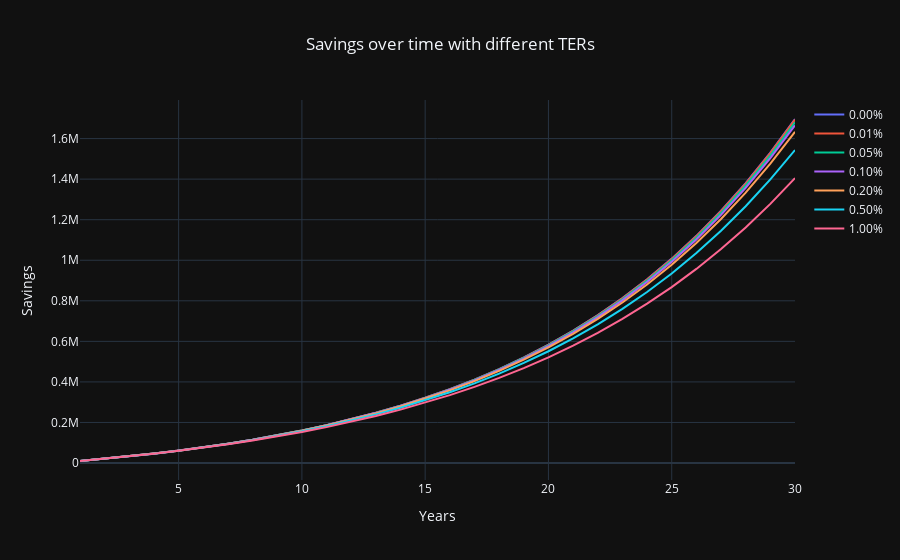

Notebook code cell kept with this figure:
### Markdown cell above
Let's simulate different ters of investment

### Code cell
# Every year we deposit 10000 EUR in the account for 30 years
# Then, each year we compute the total savings in the account
ters = [0, 0.0001, 0.0005, 0.001, 0.002, 0.005, 0.01]
years = [x for x in range(1, 31)]
deposit = 10000

print(f'Total deposit: {deposit * len(years) / 1e3}K EUR')
# Plot results
fig = go.Figure()
for ter in ters:
    savings = 0
    ter_savings = []
    for year in years:
        savings = savings * (1 + avg_returns - ter) + deposit
        ter_savings.append(savings)
    fig.add_trace(go.Scatter(x=years, y=ter_savings, mode='lines', name=f'{ter:.2%}'))
    print(f'Gains with {ter:.2%} TER: {ter_savings[-1] / (deposit * len(years)):.2%} | Savings after 30 years: {ter_savings[-1]/1e6:.3f}M EUR')

fig.update_layout(title='Savings over time with different TERs', xaxis_title='Years', yaxis_title='Savings', template='plotly_dark')
fig.update_layout(title_x=0.5)
pio.write_image(fig, 'output/ter_comparison.svg')
fig.show()
